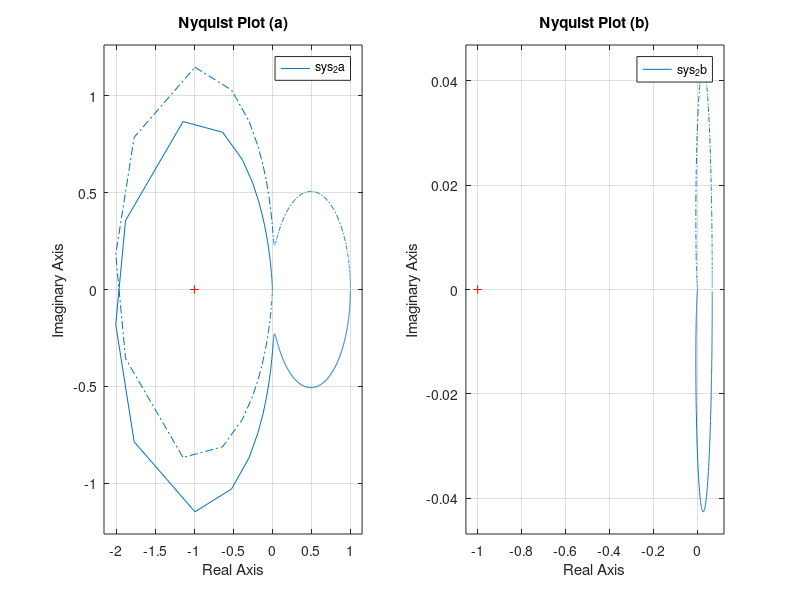

Here is the MATLAB script that generated this plot:
% Assignment 5 - Test 2: Nyquist Plots
clear; clc;

% System (a)
num_2a = [1];
den_2a = [1 0.3 5 1]; 
sys_2a = tf(num_2a, den_2a);

% System (b) - Simplified
K = 1; 
num_2b = [K];
den_2b = [1 8 15]; % (s+3)(s+5) = s^2 + 8s + 15
sys_2b = tf(num_2b, den_2b);

% Plotting Nyquist
figure;
subplot(1,2,1);
nyquist(sys_2a);
title('Nyquist Plot (a)');
grid on;

subplot(1,2,2);
nyquist(sys_2b);
title('Nyquist Plot (b)');
grid on;
